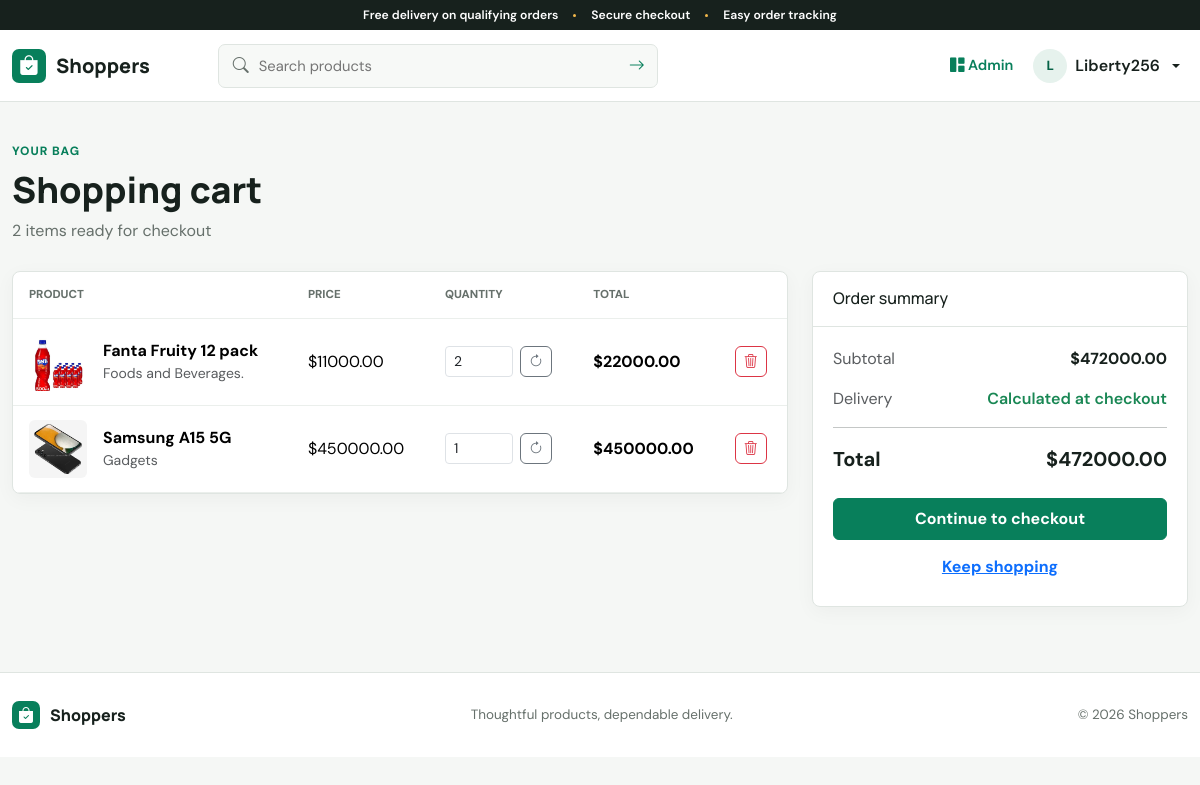
The page /clients/cart/ (signed in) on the database its author committed.
### clients/models.py (models this page shows, shortened)
class CartItem(models.Model):
    user = models.ForeignKey(User, on_delete=models.CASCADE)
    product = models.ForeignKey(product, on_delete=models.CASCADE)
    quantity = models.PositiveIntegerField(default=1)
    @property
    def subtotal(self):
        return self.product.price * self.quantity
    class Meta:
        constraints = [
            models.UniqueConstraint(fields=['user', 'product'], name='unique_product_per_cart')
        ]

### market/models.py (models this page shows, shortened)
class product(models.Model):
    name = models.CharField(max_length=100)
    price = models.DecimalField(max_digits=10, decimal_places=2)
    category = models.ForeignKey(categories, on_delete=models.CASCADE)
    description = models.TextField()
    image = models.ImageField(upload_to='product_images/', blank=True)
    stock = models.PositiveIntegerField(default=0)
    is_active = models.BooleanField(default=True)
    is_hot_deal = models.BooleanField(default=False)
    hot_deal_rank = models.PositiveIntegerField(
        default=0,
        help_text='Higher numbers place hot deals ahead of other hot deals.',
    )
    hot_deal_label = models.CharField(max_length=80, blank=True)
    created_at = models.DateTimeField(default=timezone.now, editable=False)
    class Meta:
        ordering = ['-is_hot_deal', '-hot_deal_rank', '-created_at']

class categories(models.Model):
    name = models.CharField(max_length=100)
    description = models.TextField()
    class Meta:
        verbose_name_plural = 'categories'
        ordering = ['name']

### clients/views.py (the view)
# urls.py: path('cart/', views.cart_view, name='cart'),
@login_required
def cart_view(request):
    items = CartItem.objects.filter(user=request.user).select_related('product')
    total = sum(item.subtotal for item in items)
    return render(request, 'clients/cart.html', {'cart_items': items, 'total': total})

### shopper/context_processors.py (called while the page is built)
def cart_count(request):
    if request.user.is_authenticated:
        return {'cart_count': CartItem.objects.filter(user=request.user).count()}
    return {'cart_count': 0}

### templates/clients/cart.html (shortened to what this page needs)
{% extends 'base.html' %}
{% block content %}
<section class="content-section"><div class="container">
    <div class="page-heading"><div><p class="eyebrow">Your bag</p><h1 class="page-title">Shopping cart</h1><p class="page-subtitle">{{ cart_items|length }} item{{ cart_items|length|pluralize }} ready for checkout</p></div></div>
    {% if cart_items %}<div class="row g-4">
        <div class="col-lg-8"><div class="panel"><div class="table-responsive"><table class="table"><thead><tr><th>Product</th><th>Price</th><th>Quantity</th><th>Total</th><th><span class="visually-hidden">Remove</span></th></tr></thead><tbody>
        {% for item in cart_items %}<tr><td><div class="d-flex align-items-center gap-3">{% if item.product.image %}<img src="{{ item.product.image.url }}" width="58" height="58" class="rounded" style="object-fit:cover" alt="">{% else %}<span class="d-grid bg-light rounded" style="width:58px;height:58px;place-items:center"><i class="bi bi-image"></i></span>{% endif %}<div><strong>{{ item.product.name }}</strong><div class="text-muted small">{{ item.product.category.name }}</div></div></div></td><td>${{ item.product.price }}</td><td><form method="post" action="{% url 'cart_update' item.id %}" class="row-actions">{% csrf_token %}<input type="number" name="quantity" value="{{ item.quantity }}" min="1" max="{{ item.product.stock }}" class="form-control form-control-sm" style="width:68px"><button class="btn btn-sm btn-outline-secondary" title="Update quantity" aria-label="Update quantity"><i class="bi bi-arrow-clockwise"></i></button></form></td><td><strong>${{ item.subtotal }}</strong></td><td><form method="post" action="{% url 'cart_remove' item.id %}">{% csrf_token %}<button class="btn btn-sm btn-outline-danger" title="Remove item" aria-label="Remove {{ item.product.name }}"><i class="bi bi-trash3"></i></button></form></td></tr>{% endfor %}
        </tbody></table></div></div></div>
        <div class="col-lg-4"><div class="panel"><div class="panel-header"><h2>Order summary</h2></div><div class="panel-body"><div class="d-flex justify-content-between mb-3"><span class="text-muted">Subtotal</span><strong>${{ total }}</strong></div><div class="d-flex justify-content-between mb-3"><span class="text-muted">Delivery</span><span class="text-success fw-semibold">Calculated at checkout</span></div><hr><div class="d-flex justify-content-between fs-5 mb-4"><strong>Total</strong><strong>${{ total }}</strong></div><a href="{% url 'checkout' %}" class="btn btn-primary w-100 py-2">Continue to checkout</a><a href="{% url 'home' %}" class="btn btn-link w-100 mt-2">Keep shopping</a></div></div></div>
    </div>{% else %}<div class="empty-state"><i class="bi bi-bag"></i><h3>Your cart is empty</h3><p>Browse the collection and add something useful.</p><a class="btn btn-primary" href="{% url 'home' %}">Start shopping</a></div>{% endif %}
</div></section>
{% endblock %}

### templates/base.html (shortened to what this page needs)
{% load static %}
<!DOCTYPE html>
<html lang="en">
<head>
    <link href="https://cdn.jsdelivr.net/npm/bootstrap@5.3.3/dist/css/bootstrap.min.css" rel="stylesheet">
    <link href="https://cdn.jsdelivr.net/npm/bootstrap-icons@1.11.3/font/bootstrap-icons.css" rel="stylesheet">
    <link href="{% static 'css/app.css' %}" rel="stylesheet">
</head>
<body>
<div class="announcement">Free delivery on qualifying orders <span></span> Secure checkout <span></span> Easy order tracking</div>
<nav class="navbar navbar-expand-lg navbar-light app-navbar sticky-top">
    <div class="container">
        <a class="navbar-brand" href="{% url 'home' %}" aria-label="Shoppers home">
            <span class="brand-mark"><i class="bi bi-bag-check-fill"></i></span>
            <span>Shoppers</span>
        </a>
        <div class="collapse navbar-collapse" id="navMenu">
            <form class="nav-search" method="get" action="{% url 'search' %}" role="search">
                <i class="bi bi-search"></i>
                <input type="search" name="q" placeholder="Search products" value="{{ request.GET.q }}" aria-label="Search products">
                <button type="submit" aria-label="Submit search"><i class="bi bi-arrow-right"></i></button>
            </form>
            <ul class="navbar-nav ms-auto align-items-lg-center gap-lg-1">
                {% if request.user.is_authenticated %}
                    {% if request.user.is_superuser %}
                    <li class="nav-item"><a class="nav-link workspace-link" href="{% url 'dashboard' %}"><i class="bi bi-grid-1x2-fill"></i> Admin</a></li>
                    {% elif request.user.delivery_agent %}
                    <li class="nav-item"><a class="nav-link workspace-link" href="{% url 'agent_dashboard' %}"><i class="bi bi-truck"></i> Deliveries</a></li>
                    {% else %}
                    <li class="nav-item"><a class="nav-link" href="{% url 'orders' %}">Orders</a></li>
                    <li class="nav-item"><a class="icon-link" href="{% url 'cart' %}" aria-label="Shopping cart"><i class="bi bi-bag"></i>{% if cart_count %}<span class="cart-count">{{ cart_count }}</span>{% endif %}</a></li>
                    {% endif %}
                    <li class="nav-item dropdown">
                        <button class="account-button dropdown-toggle" data-bs-toggle="dropdown" aria-expanded="false">
                            <span class="avatar">{{ request.user.username|first|upper }}</span>
                            <span class="account-name">{{ request.user.first_name|default:request.user.username }}</span>
                        </button>
                    </li>
                {% else %}
                    <li class="nav-item"><a class="nav-link" href="{% url 'login' %}">Sign in</a></li>
                    <li class="nav-item"><a class="btn btn-brand btn-sm" href="{% url 'register' %}">Create account</a></li>
                {% endif %}
            </ul>
        </div>
    </div>
</nav>
<main>{% block content %}{% endblock %}</main>
<footer class="site-footer">
    <div class="container footer-inner">
        <a class="navbar-brand footer-brand" href="{% url 'home' %}"><span class="brand-mark"><i class="bi bi-bag-check-fill"></i></span><span>Shoppers</span></a>
        <p>Thoughtful products, dependable delivery.</p>
        <p>&copy; {% now "Y" %} Shoppers</p>
    </div>
</footer>
</body>
</html>

### static/css/app.css (style rules this page uses)
:root { --ink: #17211d; --muted: #66706b; --line: #dfe5e1; --surface: #fff; --canvas: #f5f7f5; --brand: #087f5b; --brand-dark: #056246; --accent: #f2b84b; --danger: #c53b45; --info: #277da1; --radius: 8px; --shadow: 0 12px 34px rgba(23,33,29,.08); }
* { box-sizing: border-box; }
html { scroll-behavior: smooth; }
body { margin: 0; background: var(--canvas); color: var(--ink); font-family: "DM Sans", sans-serif; letter-spacing: 0; }
h1,h2,h3,h4,h5,h6,.navbar-brand { font-family: "Manrope", sans-serif; letter-spacing: 0; }
a { color: var(--brand); }
main { min-height: calc(100vh - 230px); }
.container { max-width: 1200px; }
.announcement { min-height: 30px; padding: 6px 16px; background: var(--ink); color: #fff; text-align: center; font-size: .76rem; font-weight: 600; }
.announcement span { display: inline-block; width: 3px; height: 3px; margin: 0 12px 2px; border-radius: 50%; background: var(--accent); }
.app-navbar { min-height: 72px; border-bottom: 1px solid var(--line); background: rgba(255,255,255,.96); backdrop-filter: blur(14px); }
.navbar-brand { display: inline-flex; align-items: center; gap: 10px; color: var(--ink); font-size: 1.24rem; font-weight: 800; }
.brand-mark { display: inline-grid; width: 34px; height: 34px; place-items: center; border-radius: 7px; background: var(--brand); color: #fff; }
.nav-search { display: flex; align-items: center; width: min(440px,42vw); margin-left: 52px; border: 1px solid var(--line); border-radius: 7px; background: #f7f9f7; overflow: hidden; }
.nav-search>i { margin-left: 14px; color: var(--muted); }
.nav-search input { min-width: 0; flex: 1; padding: 10px; border: 0; outline: 0; background: transparent; font-size: .92rem; }
.nav-search button { width: 40px; height: 40px; border: 0; background: transparent; color: var(--brand); }
.nav-link { color: var(--ink); font-weight: 600; font-size: .91rem; }
.workspace-link { color: var(--brand); }
.account-button { display: flex; align-items: center; gap: 8px; padding: 5px 8px; border: 0; background: transparent; color: var(--ink); font-weight: 600; }
.avatar { display: grid; width: 34px; height: 34px; place-items: center; border-radius: 50%; background: #e6f2ed; color: var(--brand-dark); font-size: .83rem; font-weight: 800; }
.btn { border-radius: 6px; font-weight: 700; }
.btn-brand,.btn-primary { border-color: var(--brand); background: var(--brand); color: #fff; }
.eyebrow { margin-bottom: 8px; color: var(--brand); font-size: .75rem; font-weight: 800; letter-spacing: .08em; text-transform: uppercase; }
.page-title { margin: 0; font-size: clamp(1.65rem,3vw,2.35rem); font-weight: 800; }
.page-subtitle { margin: 8px 0 0; color: var(--muted); }
.page-heading { display: flex; justify-content: space-between; gap: 24px; align-items: end; margin-bottom: 28px; }
.content-section { padding: 40px 0 64px; }
.panel { border: 1px solid var(--line); border-radius: var(--radius); background: var(--surface); box-shadow: 0 5px 20px rgba(23,33,29,.04); }
.panel-header { display: flex; justify-content: space-between; gap: 16px; align-items: center; padding: 17px 20px; border-bottom: 1px solid var(--line); }
.panel-header h2,.panel-header h3 { margin: 0; font-size: 1rem; }
.panel-body { padding: 20px; }
.table { --bs-table-bg: transparent; margin: 0; color: var(--ink); }
.table>:not(caption)>*>* { padding: 14px 16px; border-bottom-color: #ebefec; vertical-align: middle; }
.table thead th { color: var(--muted); font-size: .72rem; font-weight: 800; text-transform: uppercase; }
.table-responsive { border-radius: inherit; }
.site-footer { padding: 28px 0; border-top: 1px solid var(--line); background: #fff; }
.footer-inner { display: flex; align-items: center; justify-content: space-between; gap: 20px; }
.footer-inner p { margin: 0; color: var(--muted); font-size: .84rem; }
.footer-brand { font-size: 1rem; }
.footer-brand .brand-mark { width: 28px; height: 28px; }
.row-actions { display: flex; align-items: center; gap: 7px; }

### rows shown on the page
CartItem: product.image (picture), product.name "Fanta Fruity 12 pack", product.category.name "Foods and Beverages.", product.price "11000.00", quantity "2", subtotal "22000.00"
CartItem: product.image (picture), product.name "Samsung A15 5G", product.category.name "Gadgets", product.price "450000.00", quantity "1", subtotal "450000.00"

### other values the page prints
{{ request.user.username|first|upper }} "L"
{{ request.user.first_name|default:request.user.username }} "Liberty256"
{{ cart_items|length }} "2"
{{ total }} "472000.00"
